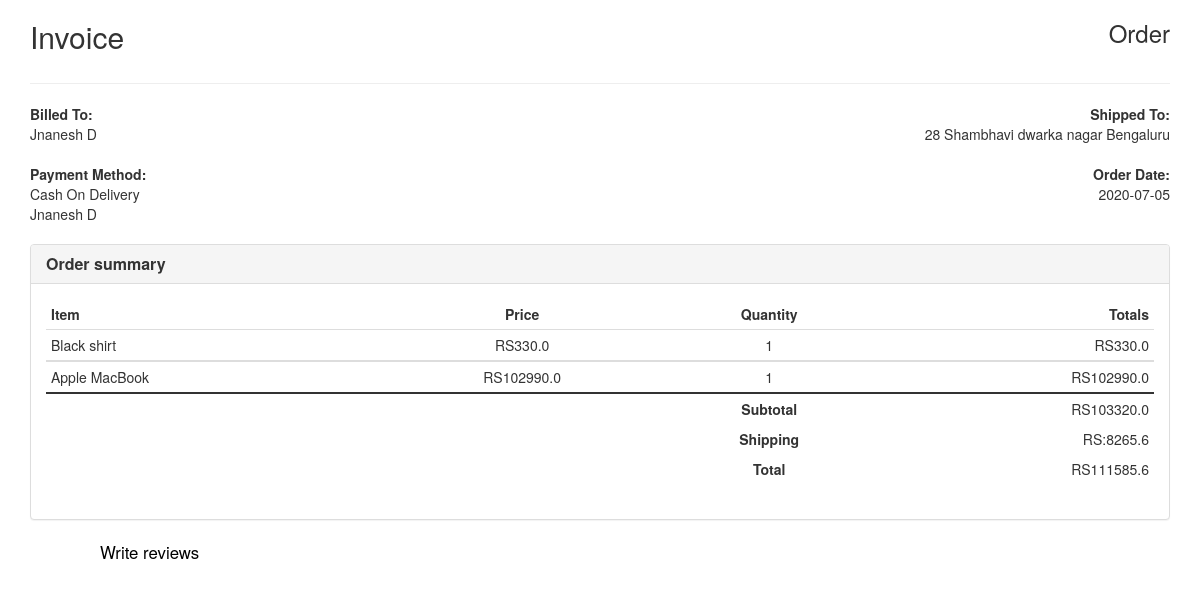
/invoice (signed in), run on the app's committed database.
### tables this page shows
CREATE TABLE "users" (
	"userId"	INTEGER PRIMARY KEY AUTOINCREMENT,
	"password"	TEXT,
	"email"	TEXT,
	"Name"	TEXT,
	"phone"	TEXT,
	"address"	TEXT
);

CREATE TABLE products
		(productId INTEGER PRIMARY KEY,
		name TEXT,
		price REAL,
		description TEXT,
		image TEXT,
		stock INTEGER,
		categoryId INTEGER,
		FOREIGN KEY(categoryId) REFERENCES categories(categoryId)
		);

### run.py (the view)
@app.route("/invoice",methods=["GET"])
def invoice():
    if 'email' not in session:
        return redirect(url_for('loginForm')),200
    loggedIn,firstName,noOfItems=getLoginDetails()
    email = session['email']
    with sqlite3.connect('database.db') as conn:
        cur = conn.cursor()
        cur.execute("SELECT userId FROM users WHERE email = ?", (session['email'], ))
        userId = cur.fetchone()[0]
        cur.execute("SELECT address FROM users WHERE email = ?", (session['email'], ))
        address = cur.fetchall()[0][0]
        cur.execute("SELECT products.productId, products.name, products.price, products.image,products.description FROM products, kart WHERE products.productId = kart.productId AND kart.userId = ?", (userId, ))
        products = cur.fetchall()
        if(len(products)==0):
            return redirect(url_for("something")),200
        freq={}
        total=0
        for item in products:
            total=total+float(str(item[2]).replace(",",""))
            if (item in freq):
                freq[item] += 1
            else:
                freq[item] = 1
        today = date.today()
        return render_template("invoice.html",loggedIn=loggedIn,firstName=firstName,data=freq,date=today,total=total,address=address, noOfItems = noOfItems),200

### run.py (called while the page is built)
def getLoginDetails():
    with sqlite3.connect('database.db') as conn:
        cur = conn.cursor()
        if 'email' not in session:
            loggedIn = False
            firstName = ''
            noOfItems = 0
        else:
            loggedIn = True
            cur.execute("SELECT userId, Name FROM users WHERE email = ?", (session['email'], ))
            userId, firstName = cur.fetchone()
            cur.execute("SELECT count(productId) FROM kart WHERE userId = ?", (userId, ))
            noOfItems = cur.fetchone()[0]
    conn.close()
    return (loggedIn, firstName, noOfItems)

### templates/invoice.html (shortened to what this page needs)
<!DOCTYPE HTML>
<html>
<head>
<link rel="stylesheet" href="https://maxcdn.bootstrapcdn.com/bootstrap/3.4.1/css/bootstrap.min.css">
 </head>
 <body>
    <div class="container">
        <div class="row">
            <div class="col-xs-12">
                <div class="invoice-title">
                    <h2>Invoice</h2><h3 class="pull-right">Order</h3>
                </div>
                <hr>
                <div class="row">
                    <div class="col-xs-6">
                        <address>
                        <strong>Billed To:</strong><br>
                            {{firstName}}<br>
                        </address>
                    </div>
                    <div class="col-xs-6 text-right">
                        <strong>Shipped To:</strong><br>
                        {{address}}
                    </div>
                </div>
                <div class="row">
                    <div class="col-xs-6">
                        <address>
                            <strong>Payment Method:</strong><br>
                            Cash On Delivery<br>
                            {{firstName}}
                        </address>
                    </div>
                    <div class="col-xs-6 text-right">
                        <address>
                            <strong>Order Date:</strong><br>
                            {{date}}<br><br>
                        </address>
                    </div>
                </div>
            </div>
        </div>
        <div class="row">
            <div class="col-md-12">
                <div class="panel panel-default">
                    <div class="panel-heading">
                        <h3 class="panel-title"><strong>Order summary</strong></h3>
                    </div>
                    <div class="panel-body">
                        <div class="table-responsive">
                            <table class="table table-condensed">
                                <thead>
                                    <tr>
                                        <td><strong>Item</strong></td>
                                        <td class="text-center"><strong>Price</strong></td>
                                        <td class="text-center"><strong>Quantity</strong></td>
                                        <td class="text-right"><strong>Totals</strong></td>
                                    </tr>
                                </thead>
                                {% for row,value in data.items() %}
                                <tbody>
                                    <tr>
                                        <td>{{row[1]}}</td>
                                        <td class="text-center">RS{{row[2]}}</td>
                                        <td class="text-center">{{value}}</td>
                                        <td class="text-right">RS{{value*row[2]}}</td>
                                    </tr>
                                   {% endfor %}
                                   <tr>
    								<td class="thick-line"></td>
    								<td class="thick-line"></td>
    								<td class="thick-line text-center"><strong>Subtotal</strong></td>
    								<td class="thick-line text-right">RS{{total}}</td>
    							</tr>
    							<tr>
    								<td class="no-line"></td>
    								<td class="no-line"></td>
    								<td class="no-line text-center"><strong>Shipping</strong></td>
    								<td class="no-line text-right">RS:{{0.08*total}}</td>
    							</tr>
    							<tr>
    								<td class="no-line"></td>
    								<td class="no-line"></td>
    								<td class="no-line text-center"><strong>Total</strong></td>
    								<td class="no-line text-right">RS{{total+(0.08*total)}}</td>
    							</tr>
                                </tbody>
                            </table>
                        </div>
                    </div>
                </div>
            </div>
        </div>
    </div>
    <a href="/order" style="color: black;margin-left: 100px;font-size: larger;">Write reviews</a>
 </body>
 </html>

### templates/invoice.html (style rules this page uses)
.invoice-title h2, .invoice-title h3 { display: inline-block; }
.table > tbody > tr > .no-line { border-top: none; }
.table > tbody > tr > .thick-line { border-top: 2px solid; }

### data on the page
users: Name "Jnanesh D", address "28 Shambhavi dwarka nagar Bengaluru"
products: name "Black shirt", price "330.0", categoryId "1", value*row[2] "330.0"
products: name "Apple MacBook", price "102990.0", value "1", value*row[2] "102990.0"

### other printed values
{{ total }} "103320.0"
{{ 0.08*total }} "8265.6"
{{ total+(0.08*total) }} "111585.6"
